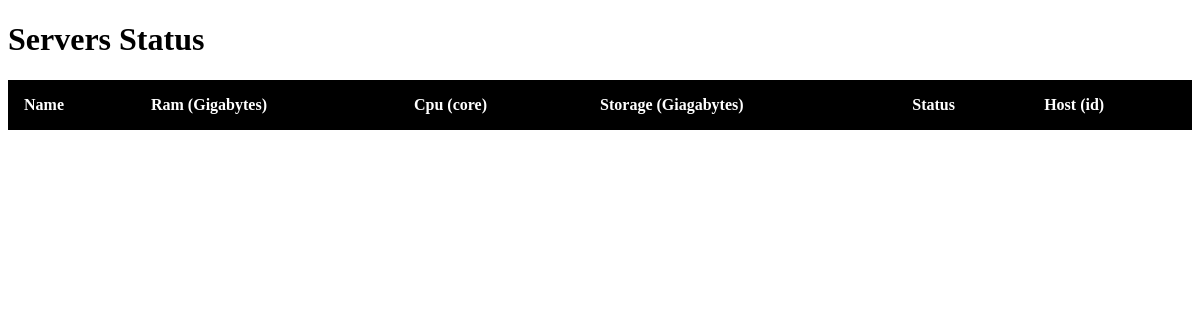
/, run on an earlier commit of the app's database.
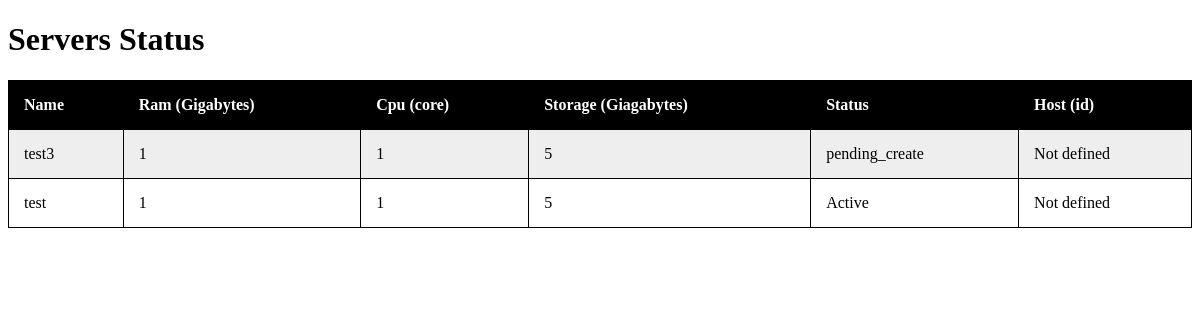
And on a later commit of the database.
### vmCreation/models.py (models this page shows)
class Server(models.Model):
    name = models.CharField(primary_key=True,max_length = 254)
    ram = models.CharField(max_length = 2,blank=True, null=True)
    cpu = models.CharField(max_length = 2,blank=True, null=True)
    storage = models.CharField(max_length = 5,blank=True, null=True)
    status = models.CharField(max_length = 254,blank=True, null=True,default='pending_create')
    host = models.ForeignKey(Host,on_delete=models.CASCADE,null = True,blank=True)

### vmCreation/views.py (the view)
# urls.py: url('', views.status),
def status(request):
    servers = Server.objects.all()
    context = {'servers': servers}
    return render(request, 'vmCreation/status.html', context)

### vmCreation/templates/vmCreation/status.html (shortened to what this page needs)
<!DOCTYPE html>
<html>
<head>
</head>
<body>
<h1>Servers Status</h1>
<table id="t01">
  <tr>
    <th>Name</th>
    <th>Ram (Gigabytes)</th>
    <th>Cpu (core)</th>
    <th>Storage (Giagabytes)</th>
    <th>Status</th>
    <th>Host (id)</th>
  </tr>
    {% for server in servers %}
    <tr>
    <td>{{ server.name }}</td>
    <td>{{ server.ram }}</td>
    <td>{{ server.cpu }}</td>
    <td>{{ server.storage }}</td>
    <td>{{ server.status }}</td>
    <td>{% if None == server.host.id %}
    	Not defined
	{% else %}
	{{ server.host.id }}
	{% endif %}
    </td>
    {% endfor %}
  </tr>
</table>
</body>
</html>

### vmCreation/templates/vmCreation/status.html (style rules this page uses)
table { width:100%; }
table, th, td { border: 1px solid black; border-collapse: collapse; }
th, td { padding: 15px; text-align: left; }
#t01 tr:nth-child(even) { background-color: #eee; }
#t01 tr:nth-child(odd) { background-color: #fff; }
#t01 th { background-color: black; color: white; }

What changed in the data, as far as the page shows it:
added Server: name "test3", ram "1", cpu "1", storage "5", status "pending_create", shows "Not defined"
added Server: name "test", ram "1", cpu "1", storage "5", status "Active", shows "Not defined"
